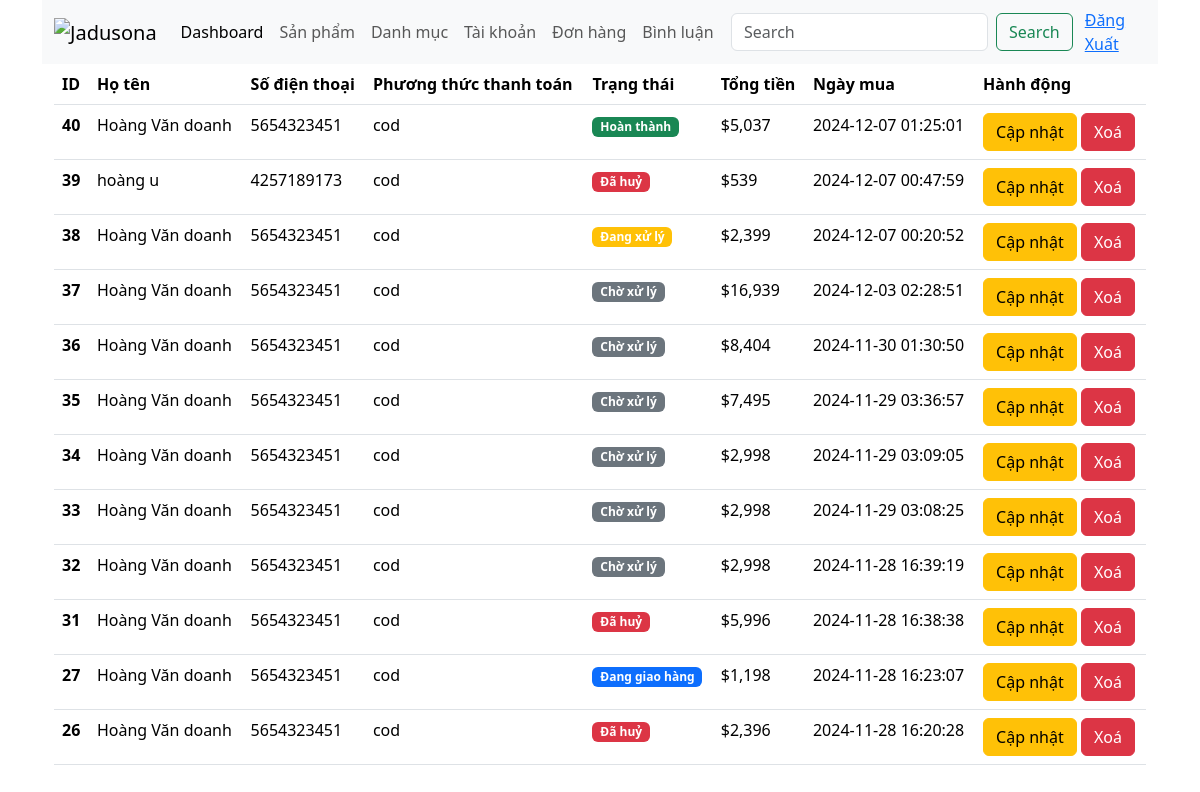
Page /admin/?ctl=list-order (signed in) on the committed database.
### tables this page shows
CREATE TABLE `orders` (
  `id` int NOT NULL,
  `user_id` int NOT NULL,
  `status` tinyint NOT NULL,
  `payment_method` varchar(60) NOT NULL,
  `total_price` decimal(10,0) NOT NULL,
  `created_at` timestamp NOT NULL DEFAULT CURRENT_TIMESTAMP
);

CREATE TABLE `users` (
  `id` int NOT NULL,
  `fullname` varchar(60) NOT NULL,
  `email` varchar(199) NOT NULL,
  `password` varchar(199) NOT NULL,
  `phone` varchar(255) NOT NULL,
  `role` enum('admin','user') NOT NULL DEFAULT 'user',
  `active` tinyint(1) NOT NULL DEFAULT '1',
  `address` varchar(255) NOT NULL,
  `created_at` timestamp NOT NULL DEFAULT CURRENT_TIMESTAMP,
  `update_at` timestamp NOT NULL DEFAULT CURRENT_TIMESTAMP
);

### common/function.php (called while the page is built, shortened)
<?php
function view($path_view, $data = [])
{
    extract($data);
    $path_view = str_replace(".", "/", $path_view);
    include_once ROOT_DIR . "views/$path_view.php";
}
function getOrderStatus($status)
{
    $status_details = [
        1  => 'Chờ xử lý',
        2  => 'Đang xử lý',
        3  => 'Đang giao hàng',
        4  => 'Hoàn thành',
        5  => 'Đã huỷ',
    ];
    return $status_details[$status];
}

### controllers/OrderController.php (called while the page is built, shortened)
<?php
class OrderController
{
    public function index()
    {
        $orders = (new Order)->all();
        return view('admin.orders.list', compact('orders', 'message'));
    }
}

### admin/index.php (called while the page is built, shortened)
<?php
require_once __DIR__ . "/../common/function.php";
require_once __DIR__ . "/../models/BaseModel.php";
require_once __DIR__ . "/../models/Order.php";
require_once __DIR__ . "/../controllers/OrderController.php";
$ctl = $_GET['ctl'] ?? "";
match ($ctl) {
    '' => (new DashboardController)->index(),
    'listdm' => (new AdminCategoryController)->index(),
    'adddm' => (new AdminCategoryController)->create(),
    'storedm' => (new AdminCategoryController)->store(),
    'editdm' => (new AdminCategoryController)->edit(),
    'updatedm' => (new AdminCategoryController)->update(),
    'deletedm' => (new AdminCategoryController)->delete(),
    'listsp' => (new AdminProductController)->index(),
    'addsp' => (new AdminProductController)->add(),
    'storesp' => (new AdminProductController)->store(),
    'editsp' => (new AdminProductController)->edit(),
    'updatesp' => (new AdminProductController)->update(),
    'deletesp' => (new AdminProductController)->delete(),
    'listuser' => (new AuthController)->index(),
    'updateuser' => (new AuthController)->updateActive(),
    'list-order' => (new OrderController)->index(),
    'detail-order' => (new OrderController)->showOrder(),
    'delete-order' => (new OrderController)->deleteOrder(),
    'product-comment' => (new CommentController)->index(),
    'comment-detail' => (new CommentController)->list(),
    'actiev-comment' => (new CommentController)->updateActive(),
};

### models/BaseModel.php (called while the page is built, shortened)
<?php
class BaseModel {
    public function __construct(){
        try{
            $this->conn = new PDO("mysql:host=" . HOST . "; dbname=" . DBNAME . "; charset=utf8; port= ". PORT, USERNAME , PASSWORD);
        }catch (PDOException $e){
            echo "Lỗi kết nối dữ liệu" . $e->getMessage();
        }
    }
}

### models/Order.php (called while the page is built, shortened)
<?php
class Order extends BaseModel
{
    public function all()
    {
        $sql = "SELECT o.*, fullname, email, address, phone FROM orders o JOIN users u ON o.user_id=u.id ORDER BY o.id DESC";
        $stmt = $this->conn->prepare($sql);
        $stmt->execute();
        return $stmt->fetchAll(PDO::FETCH_ASSOC);
    }
}

### views/admin/orders/list.php (the view, shortened to what this page needs)
<?php include_once ROOT_DIR . "views/admin/header.php" ?>
<div class="container">
    <table class="table">
        <thead>
            <tr>
                <th scope="col">ID</th>
                <th scope="col">Họ tên</th>
                <th scope="col">Số điện thoại</th>
                <th scope="col">Phương thức thanh toán</th>
                <th scope="col">Trạng thái</th>
                <th scope="col">Tổng tiền</th>
                <th scope="col">Ngày mua</th>
                <th scope="col">Hành động</th>
            </tr>
        </thead>
        <tbody>
            <?php foreach ($orders as $order) : ?>
            <tr>
                <th scope="row"><?= $order['id'] ?></th>
                <td><?= $order['fullname'] ?></td>
                <td><?= $order['phone'] ?></td>
                <td><?= $order['payment_method'] ?></td>
                <td>
                    <?php
                        $status = $order['status'];
                        $statusClass = '';
                        switch ($status) {
                            case "2":
                                $statusClass = 'badge bg-warning';
                                break;
                            case "3":
                                $statusClass = 'badge bg-primary';
                                break;
                            case "4":
                                $statusClass = 'badge bg-success';
                                break;
                            case "5":
                                $statusClass = 'badge bg-danger';
                                break;
                            default:
                                $statusClass = 'badge bg-secondary';
                                break;
                        }
                        ?>
                    <span class="<?= $statusClass ?>"><?= getOrderStatus($status) ?></span>
                </td>
                <td>$<?= number_format($order['total_price']) ?></td>
                <td><?= $order['created_at'] ?></td>
                <td>
                    <a href="<?= ADMIN_URL . '?ctl=detail-order&id=' . $order['id'] ?>" class="btn btn-warning">Cập
                        nhật</a>
                    <a href="<?= ADMIN_URL . '?ctl=delete-order&id=' . $order['id'] ?>" class="btn btn-danger">Xoá</a>
                </td>
            </tr>
            <?php endforeach ?>
        </tbody>
    </table>
</div>
<?php include_once ROOT_DIR . "views/admin/footer.php" ?>

### rows in the picture
orders: id "40", user.fullname "Hoàng Văn doanh", user.phone "5654323451", payment_method "cod", status "Hoàn thành", total_price "5,037", created_at "2024-12-07 01:25:01"
orders: id "39", user.fullname "hoàng u", user.phone "4257189173", payment_method "cod", status "Đã huỷ", total_price "539", created_at "2024-12-07 00:47:59"
orders: id "38", user.fullname "Hoàng Văn doanh", user.phone "5654323451", payment_method "cod", status "Đang xử lý", total_price "2,399", created_at "2024-12-07 00:20:52"
orders: id "37", user.fullname "Hoàng Văn doanh", user.phone "5654323451", payment_method "cod", status "Chờ xử lý", total_price "16,939", created_at "2024-12-03 02:28:51"
orders: id "36", user.fullname "Hoàng Văn doanh", user.phone "5654323451", payment_method "cod", status "Chờ xử lý", total_price "8,404", created_at "2024-11-30 01:30:50"
orders: id "35", user.fullname "Hoàng Văn doanh", user.phone "5654323451", payment_method "cod", status "Chờ xử lý", total_price "7,495", created_at "2024-11-29 03:36:57"
orders: id "34", user.fullname "Hoàng Văn doanh", user.phone "5654323451", payment_method "cod", status "Chờ xử lý", total_price "2,998", created_at "2024-11-29 03:09:05"
orders: id "33", user.fullname "Hoàng Văn doanh", user.phone "5654323451", payment_method "cod", status "Chờ xử lý", total_price "2,998", created_at "2024-11-29 03:08:25"
orders: id "32", user.fullname "Hoàng Văn doanh", user.phone "5654323451", payment_method "cod", status "Chờ xử lý", total_price "2,998", created_at "2024-11-28 16:39:19"
orders: id "31", user.fullname "Hoàng Văn doanh", user.phone "5654323451", payment_method "cod", status "Đã huỷ", total_price "5,996", created_at "2024-11-28 16:38:38"
orders: id "27", user.fullname "Hoàng Văn doanh", user.phone "5654323451", payment_method "cod", status "Đang giao hàng", total_price "1,198", created_at "2024-11-28 16:23:07"
orders: id "26", user.fullname "Hoàng Văn doanh", user.phone "5654323451", payment_method "cod", status "Đã huỷ", total_price "2,396", created_at "2024-11-28 16:20:28"
